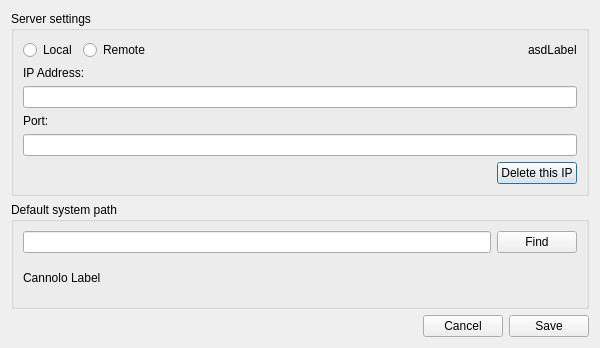
<?xml version="1.0" encoding="UTF-8"?>
<ui version="4.0">
 <class>NetworkSettingsWidget</class>
 <widget class="QDialog" name="NetworkSettingsWidget">
  <property name="geometry">
   <rect>
    <x>0</x>
    <y>0</y>
    <width>600</width>
    <height>348</height>
   </rect>
  </property>
  <property name="sizePolicy">
   <sizepolicy hsizetype="Maximum" vsizetype="Fixed">
    <horstretch>0</horstretch>
    <verstretch>0</verstretch>
   </sizepolicy>
  </property>
  <property name="minimumSize">
   <size>
    <width>600</width>
    <height>0</height>
   </size>
  </property>
  <property name="maximumSize">
   <size>
    <width>16777215</width>
    <height>348</height>
   </size>
  </property>
  <property name="windowTitle">
   <string>Pinolo - Network settings</string>
  </property>
  <layout class="QVBoxLayout" name="verticalLayout_2">
   <item>
    <layout class="QHBoxLayout" name="horizontalLayout_3">
     <item>
      <widget class="QGroupBox" name="networkBox">
       <property name="title">
        <string>Server settings</string>
       </property>
       <layout class="QVBoxLayout" name="verticalLayout">
        <item>
         <layout class="QHBoxLayout" name="horizontalLayout_10">
          <item>
           <widget class="QRadioButton" name="localServerRadioButton">
            <property name="text">
             <string>Local</string>
            </property>
           </widget>
          </item>
          <item>
           <widget class="QRadioButton" name="remoteServerRadioButton">
            <property name="text">
             <string>Remote</string>
            </property>
           </widget>
          </item>
          <item>
           <spacer name="horizontalSpacer_2">
            <property name="orientation">
             <enum>Qt::Horizontal</enum>
            </property>
            <property name="sizeHint" stdset="0">
             <size>
              <width>40</width>
              <height>20</height>
             </size>
            </property>
           </spacer>
          </item>
          <item>
           <widget class="QLabel" name="asdLabel">
            <property name="text">
             <string>asdLabel</string>
            </property>
           </widget>
          </item>
         </layout>
        </item>
        <item>
         <widget class="QLabel" name="label_6">
          <property name="text">
           <string>IP Address:</string>
          </property>
         </widget>
        </item>
        <item>
         <widget class="QLineEdit" name="serverIpLineEdit"/>
        </item>
        <item>
         <widget class="QLabel" name="label_7">
          <property name="text">
           <string>Port:</string>
          </property>
         </widget>
        </item>
        <item>
         <widget class="QLineEdit" name="serverPortLineEdit"/>
        </item>
        <item>
         <layout class="QHBoxLayout" name="horizontalLayout_11">
          <item>
           <spacer name="horizontalSpacer_3">
            <property name="orientation">
             <enum>Qt::Horizontal</enum>
            </property>
            <property name="sizeHint" stdset="0">
             <size>
              <width>40</width>
              <height>20</height>
             </size>
            </property>
           </spacer>
          </item>
          <item>
           <widget class="QPushButton" name="deleteConfigButton">
            <property name="text">
             <string>Delete this IP</string>
            </property>
           </widget>
          </item>
         </layout>
        </item>
       </layout>
      </widget>
     </item>
    </layout>
   </item>
   <item>
    <widget class="QGroupBox" name="groupBox">
     <property name="title">
      <string>Default system path</string>
     </property>
     <layout class="QVBoxLayout" name="verticalLayout_4">
      <item>
       <layout class="QHBoxLayout" name="horizontalLayout_4">
        <item>
         <widget class="QLineEdit" name="defaultSystemLineEdit"/>
        </item>
        <item>
         <widget class="QPushButton" name="findButton">
          <property name="text">
           <string>Find</string>
          </property>
         </widget>
        </item>
       </layout>
      </item>
      <item>
       <widget class="QLabel" name="defaultSystemLabel">
        <property name="text">
         <string>Cannolo Label</string>
        </property>
       </widget>
      </item>
     </layout>
    </widget>
   </item>
   <item>
    <layout class="QHBoxLayout" name="horizontalLayout_12">
     <item>
      <spacer name="horizontalSpacer_4">
       <property name="orientation">
        <enum>Qt::Horizontal</enum>
       </property>
       <property name="sizeHint" stdset="0">
        <size>
         <width>40</width>
         <height>20</height>
        </size>
       </property>
      </spacer>
     </item>
     <item>
      <widget class="QPushButton" name="cancelButton">
       <property name="text">
        <string>Cancel</string>
       </property>
      </widget>
     </item>
     <item>
      <widget class="QPushButton" name="saveButton">
       <property name="text">
        <string>Save</string>
       </property>
      </widget>
     </item>
    </layout>
   </item>
  </layout>
 </widget>
 <resources/>
 <connections/>
</ui>
